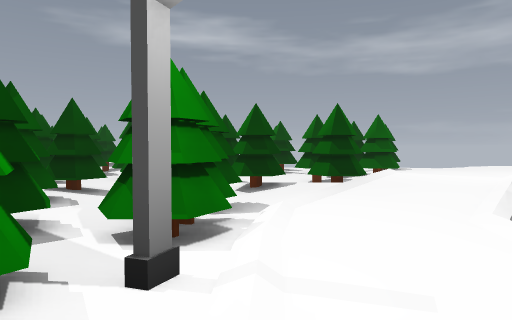
View 1 (above)

24 first-person views from a walk through a 3-D level made in the Godot game engine. The camera is 1.5 m above the floor, tilts 2° down and sees 70° across. The floor is counted in squares, 2 m on a side. Each view is taken from the middle of a square. On the plan, view 1 faces up. The plan holds only what a view shows up to about 11 squares ahead; the rest is blank. The place goes on beyond the plan.

View 2
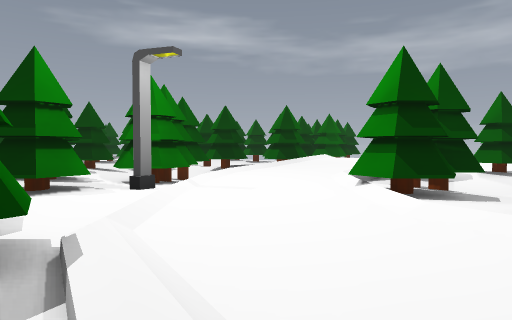

View 3
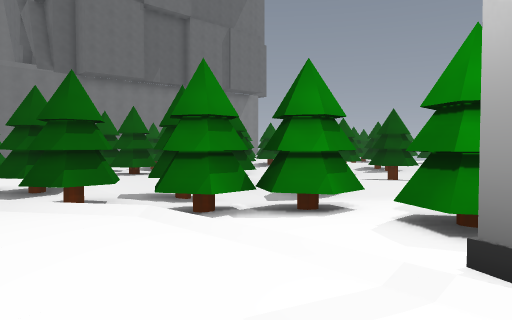

View 4
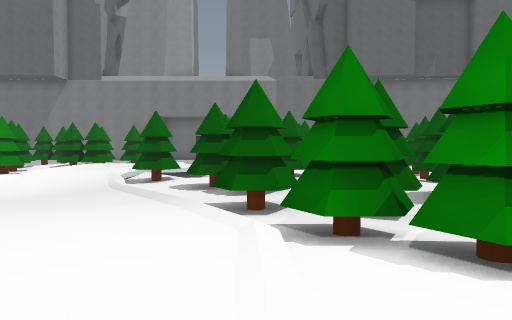

View 5
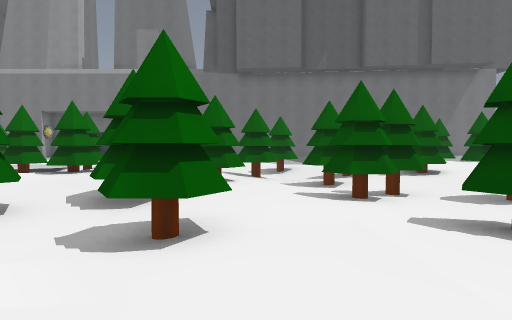

View 6
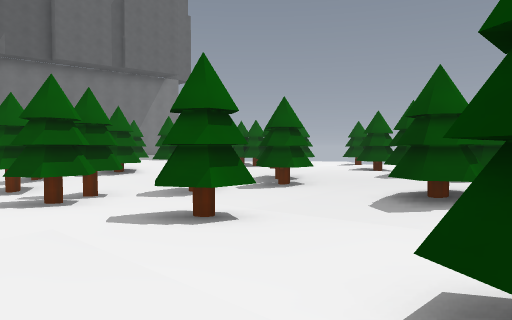

View 7
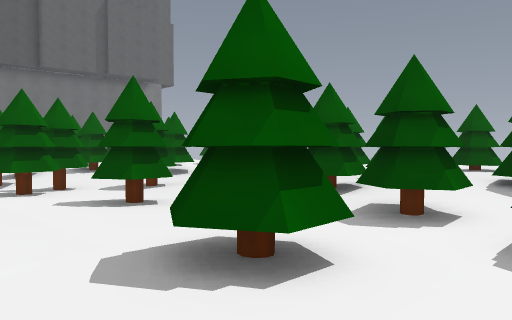

View 8
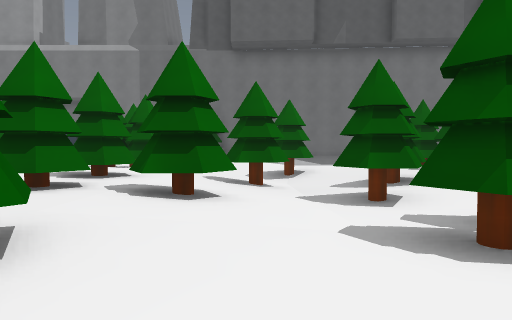

View 9
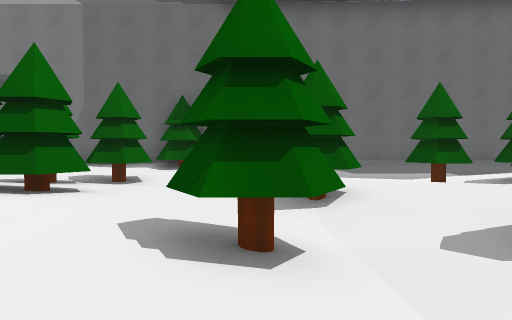

View 10
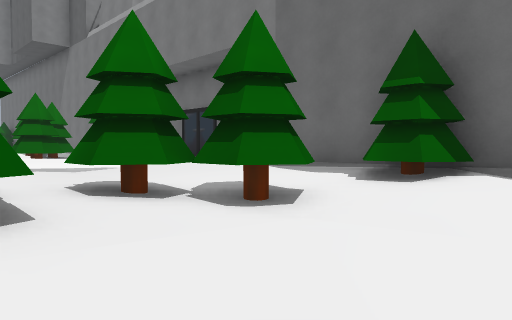

View 11
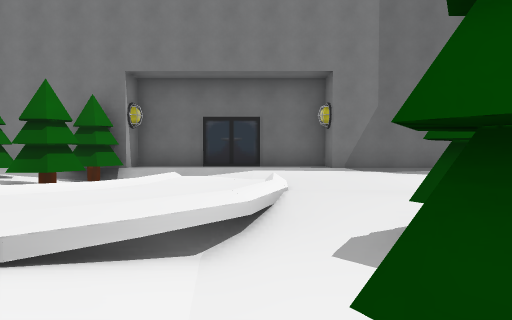

View 12
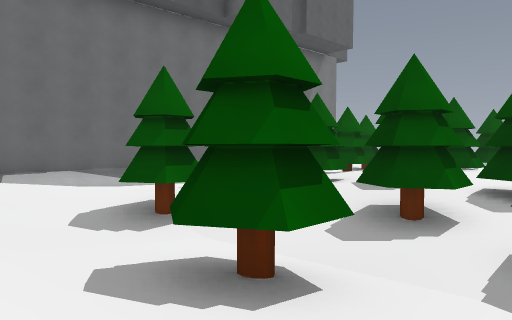

View 13
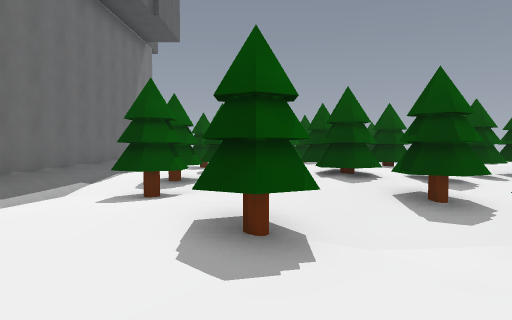

View 14
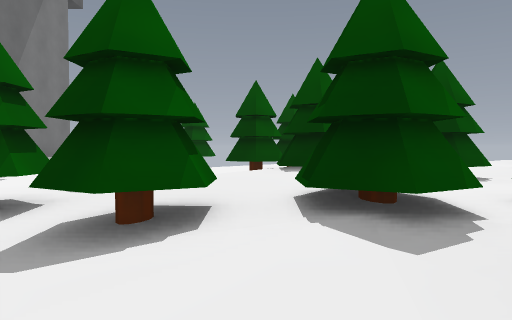

View 15
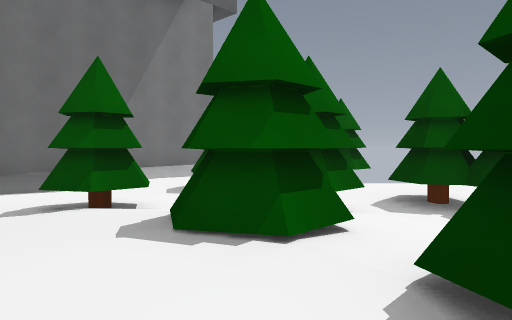

View 16
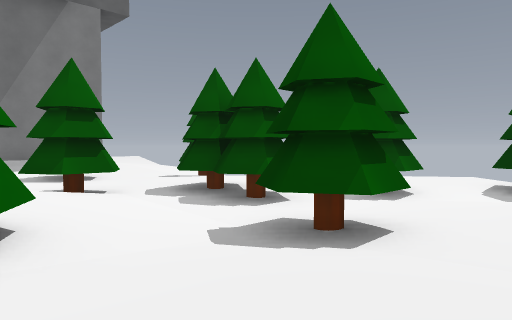

View 17
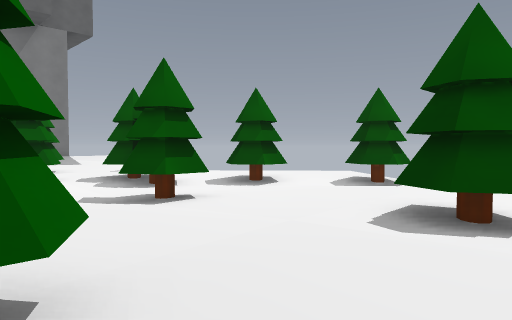

View 18
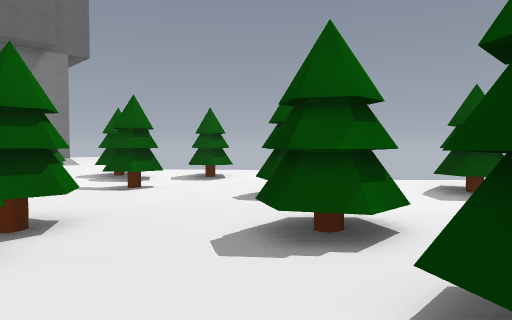

View 19
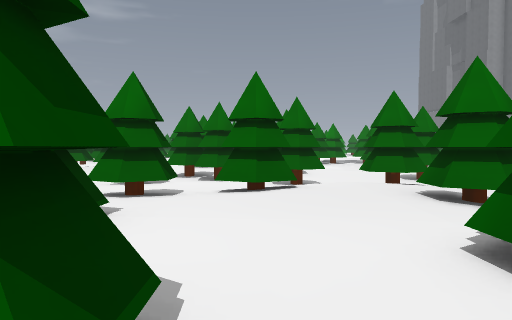

View 20
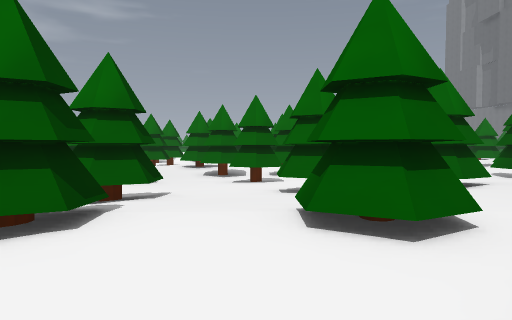

View 21
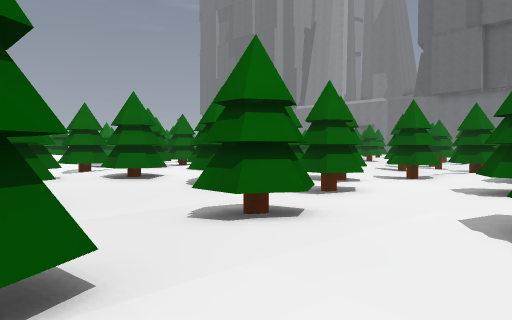

View 22
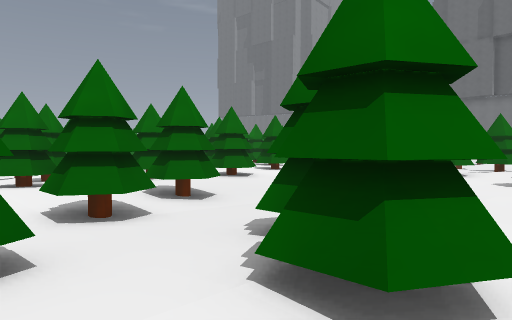

View 23
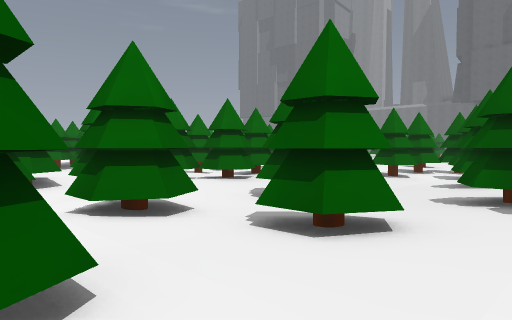

View 24
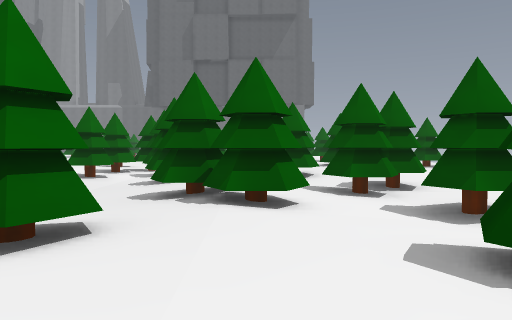

### Floor plan
Key: @ floor where view 1 was taken; # wall or solid block; . main floor; : floor 0.25 m higher than the main floor; - floor 0.25 m lower than the main floor; + floor 0.5 m higher than the main floor; _ floor 0.5 m lower than the main floor; * floor 0.75 m higher than the main floor; / step, stairs or slope; D closed door; = window, fence, low wall or low ledge; ^ raised ledge; S streetlight.
Columns run from 22 left of view 1 to 9 right of it. Each row starts with its distance up from view 1.
 18         : #
 17        ++++::. #
 16       #:+:::#:.-.#
 15       ::::#::::#..:
 14      -.::::...::  #
 13      #..#:..#.::#...
 12     :...:#..-.:#..#.
 11    ...#.::.--#.:...
 10    ..#..::.--..:#..#
  9     .:...:#.-..:::.   #:#-
  8    ::#:#....-..#::#. -.:/***
  7    ::+::...--#.::::. #-:++*/
  6   .::+::...#-. :: #:.--/++* .#
  5    ::#::#....#  #  :.#/::+/--.
  4    #:++::...#.. :  #:#/::/#-_
  3   : :+++#:......   :::/:::#
  2     ::+++:.#-.#..  :#S+::#.
  1     #::++::.-....  :::+:::.
  0       :#::#.--..-...#:@:::
 -1     :::....---..----.#/:::
 -2 .#...:#...---#-.-#_--..::::
 -3 :........---_--..---#.#/:::
 -4  :..#...-#--_---..#.-.../:..
 -5   :::...#--#__#-..::..#..:...
 -6   .......---_#_-..::::.#./..:
 -7 #-.....:.#.--___-#:#:::...:::.
 -8 ..---#..::..--#_-.:::#::.#/:::
 -9 ..#---.:#::#.-__-.:#:  #
-10  :..#..:++::.#__#.:::  ---/
-11   :.#..:#++#:.___.::: #-_=+
-12  .....#:++:::.-__-.## :-/::+
-13  .......:::#.:.#_-...::./::/
-14   #.....#..--...---.#...:::.
-15   -..#....#-#-....-#....::: #:
-16   ........--_--.::...:::::: ..#
-17     /://////////.:#::::::::/#.:
-18    #########^##########+DD++####
-19                       #######

Positions as (right, up) in squares from view 1, and headings:
1: (0, 0), facing up
2: (1, -3), facing up
3: (2, 3), facing down-left
4: (0, 3), facing down
5: (-6, 2), facing down
6: (-6, 2), facing down-left
7: (-6, 4), facing down-left
8: (-6, -2), facing down
9: (-6, -7), facing down
10: (-6, -12), facing down-right
11: (2, -8), facing down
12: (-4, -8), facing down-left
13: (-3, -13), facing left
14: (-8, -12), facing left
15: (-12, -9), facing down-left
16: (-14, -6), facing down-left
17: (-14, -3), facing down-left
18: (-13, 0), facing down-left
19: (-20, 3), facing right
20: (-20, 6), facing right
21: (-15, 12), facing down-right
22: (-15, 15), facing down-right
23: (-14, 18), facing down-right
24: (-14, 18), facing down
